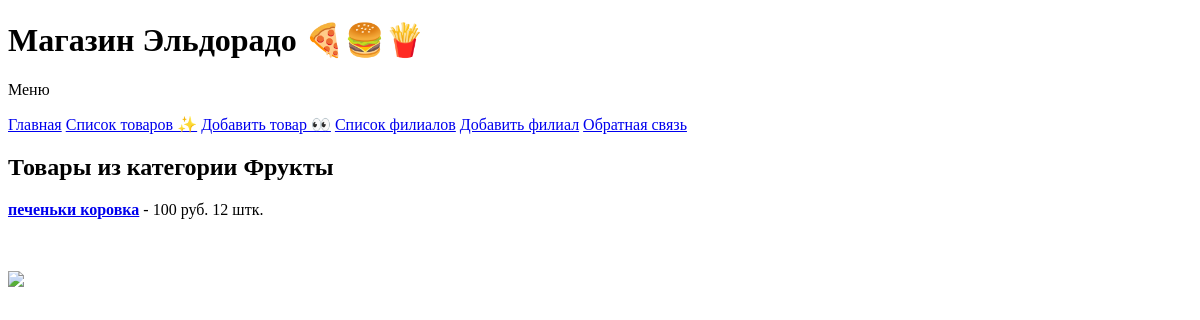
The app's page /categories/2 with its own data.
### core/models.py (models this page shows, shortened)
class ProductCategory(models.Model):
    name = models.CharField(max_length=200, verbose_name='Название')
    class Meta:
        verbose_name = 'Категория товара'
        verbose_name_plural = 'Категории товаров'

class Product(models.Model):
    name = models.CharField(max_length=200, verbose_name='Название')
    price = models.IntegerField(verbose_name='Цена')
    count = models.IntegerField(verbose_name='Количество')
    category = models.ForeignKey(
        ProductCategory,
        null=True,
        blank=True,
        on_delete=models.SET_NULL,
        verbose_name='Категория'
    )
    image = models.ImageField(verbose_name='картинка', blank=True, null=True)
    class Meta:
        verbose_name = 'Товар'
        verbose_name_plural = 'Товары'

### core/views.py (the view)
# urls.py: path('categories/<int:category_id>', products_category),
def products_category(request, category_id):
    category = ProductCategory.objects.get(id=category_id)
    products = Product.objects.filter(category_id=category_id)
    context = {'category': category, 'products': products}
    return render(request, 'products_category.html', context)

### templates/products_category.html (shortened to what this page needs)
{% extends 'base.html' %}
{% block content %}
<h2>Товары из категории  {{ category.name }}</h2>
{% for product in products %}
<p><b><a href="{% url 'product_detail' product.id %}">{{ product.name }}</a></b> - {{ product.price }} руб. {{ product.count }} штк. </p>
{% endfor %}
{% endblock %}

### records on screen
ProductCategory: name "Фрукты"
Product: name "печеньки коровка", price "100", count "12"
